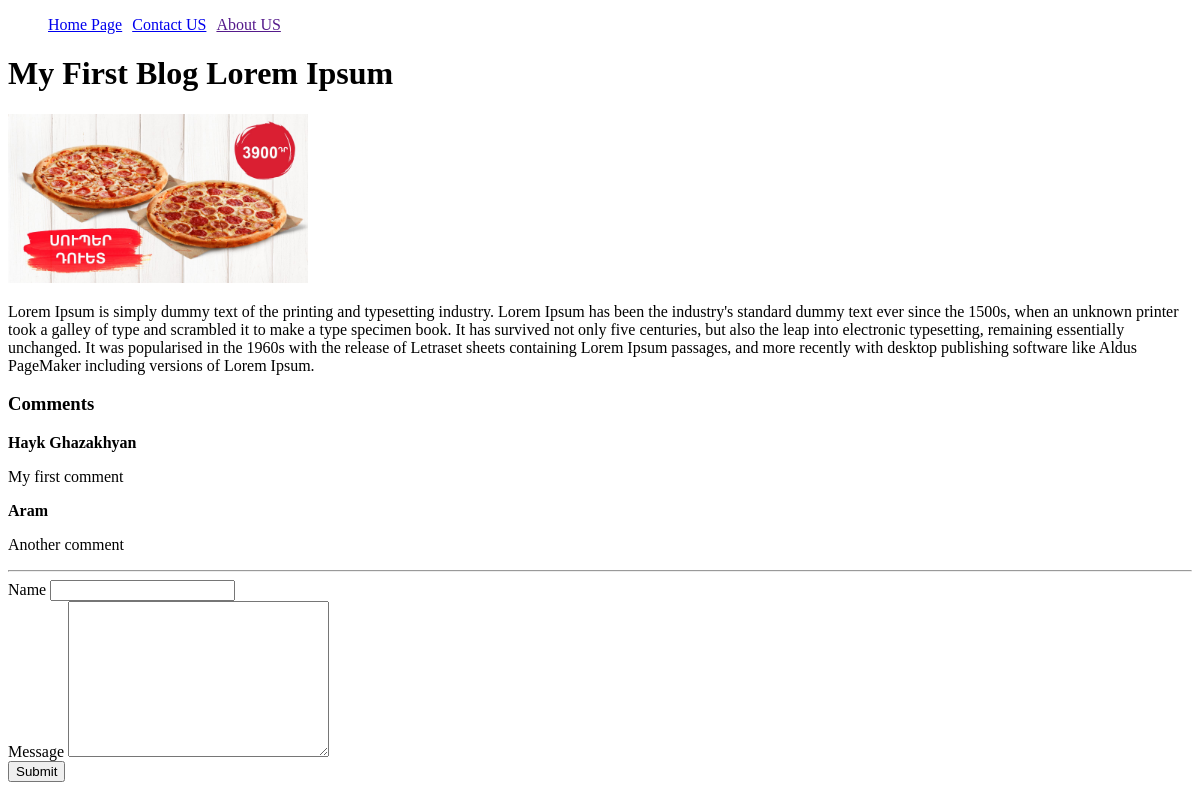
Screenshot of /blog-detail/1/ with the database file from the repository.
### blog/models.py (models this page shows, shortened)
class Blog(models.Model):
    title = models.CharField(max_length=255)
    description = models.TextField()
    image = models.ImageField(upload_to="blog_posts/", default=None, null=True, blank=True)

class Comment(models.Model):
    blog = models.ForeignKey(Blog, related_name="blog_comment", on_delete=models.CASCADE)
    name = models.CharField(max_length=255)
    message = models.TextField()

### blog/views.py (the view, shortened to what this page needs)
# urls.py: path('blog-detail/<int:pk>/', blog_detail, name= "blog-detail"),
def blog_detail(request, pk):
    context= {}
    blog = Blog.objects.get(id = pk)
    context['blog'] = blog
    comments = Comment.objects.filter(blog = context['blog'])
    context['comments'] = comments
    return render(request, 'blog_detail.html', context)

### blog/templates/blog_detail.html (shortened to what this page needs)
{%extends 'base.html'%}
{%block content%}
<h1>{{blog.title}}</h1>
{%if blog.image%}
<img width="300px" src="{{blog.image.url}}" alt="">
{%endif%}
<p>{{blog.description}}</p>
<h3>Comments</h3>
{%for comment in comments%}
<p><b>{{comment.name}}</b></p>
<p>{{comment.message}}</p>
{%endfor%}
<hr>
<form action="" method="POST">
    <label for="">Name</label>
    <input type="text" name="name">
    <br>
    <label for="">Message</label>
    <textarea name="message" id="" cols="30" rows="10"></textarea>
    <br>
    <button>Submit</button>
</form>
{%endblock%}

### rows the page displays
Blog: title "My First Blog Lorem Ipsum", image (picture), description "Lorem Ipsum is simply dummy text of the printing and typesetting industry. Lorem Ipsum has been the industry's standard dummy text ever since the 1500s, when an unknown printer took a galley of type and scrambled it to make a type specimen book. It has survived not only five centuries, but also the leap into electronic typesetting, remaining essentially unchanged. It was popularised in the 1960s with the release of Letraset sheets containing Lorem Ipsum passages, and more recently with desktop publishing software like Aldus PageMaker including versions of Lorem Ipsum."
Comment: name "Hayk Ghazakhyan", message "My first comment"
Comment: name "Aram", message "Another comment"
